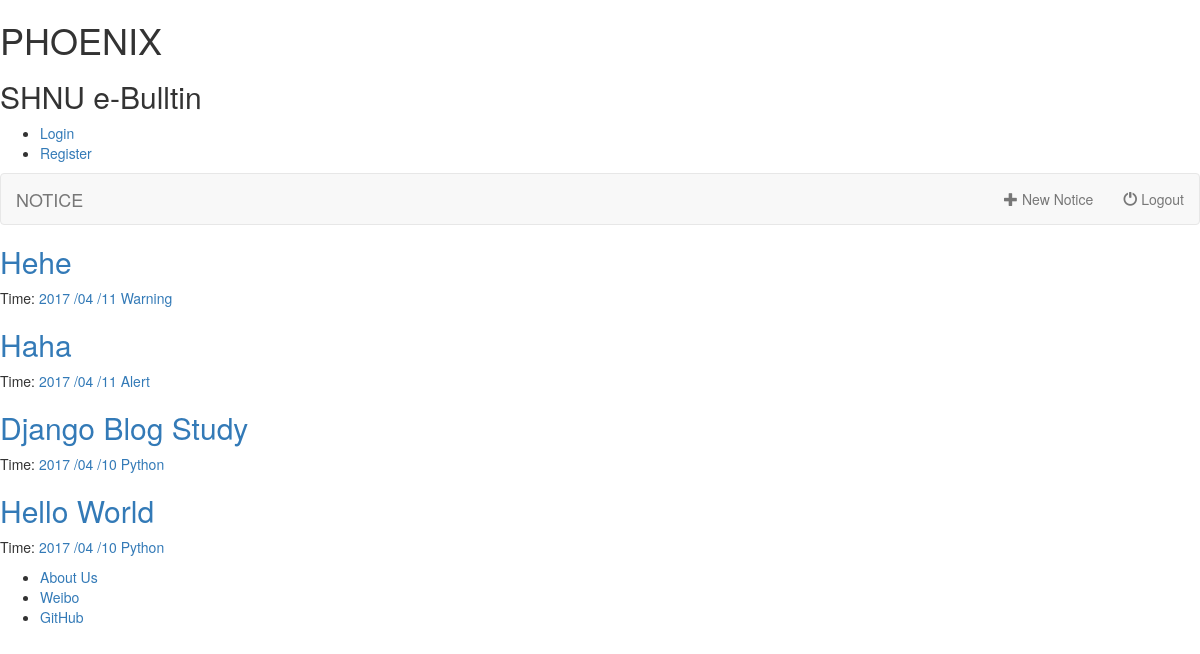
The app's page /article/archives/, older data.
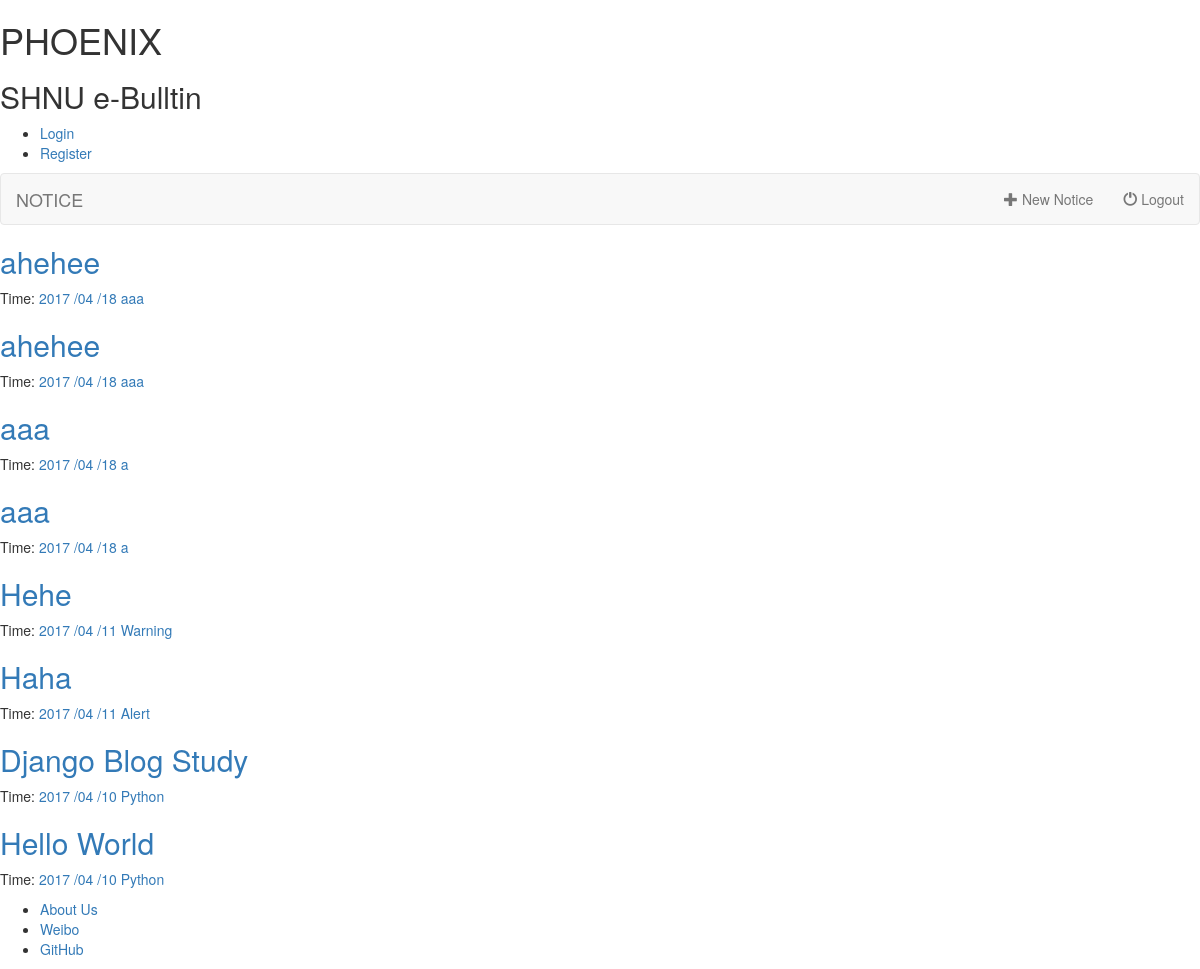
The same page, newer data.
### article/models.py (models this page shows, shortened)
class Article(models.Model):
    title = models.CharField(max_length = 100)
    category = models.CharField(max_length = 50, blank = True)
    date_time = models.DateTimeField(auto_now_add = True)
    author = models.CharField(max_length=50, default='NULL')
    content = models.TextField(blank = True, null = True)
    class Meta:
        ordering = ['-date_time']

### article/views.py (the view)
def archives(request):
    try:
        post_list = Article.objects.all()
    except Article.DoesNotExist:
        raise Http404
    return render(request, 'archives.html', {'post_list' : post_list, 'error' : False})

### templates/archives.html
{% extends "base.html" %}
{% block content %}
<div class="posts">
    {% for post in post_list %}
        <section class="post">
            <header class="post-header">
                <h2 class="post-title"><a href="{% url 'detail' id=post.id %}">{{ post.title }}</a></h2>
                    <p class="post-meta">
                        Time:  <a class="post-author" href="#">{{ post.date_time |date:"Y /m /d"}}</a> <a class="post-category post-category-js" href="{% url 'search_tag' tag=post.category %}">{{ post.category }}</a>
                    </p>
            </header>
        </section>
    {% endfor %}
</div>
{% endblock %}

Row changes from the older to the newer data that the page shows:
added Article: title "ahehee", date_time "2017 /04 /18", category "aaa"
added Article: title "ahehee", date_time "2017 /04 /18", category "aaa"
added Article: title "aaa", date_time "2017 /04 /18", category "a"
added Article: title "aaa", date_time "2017 /04 /18", category "a"
